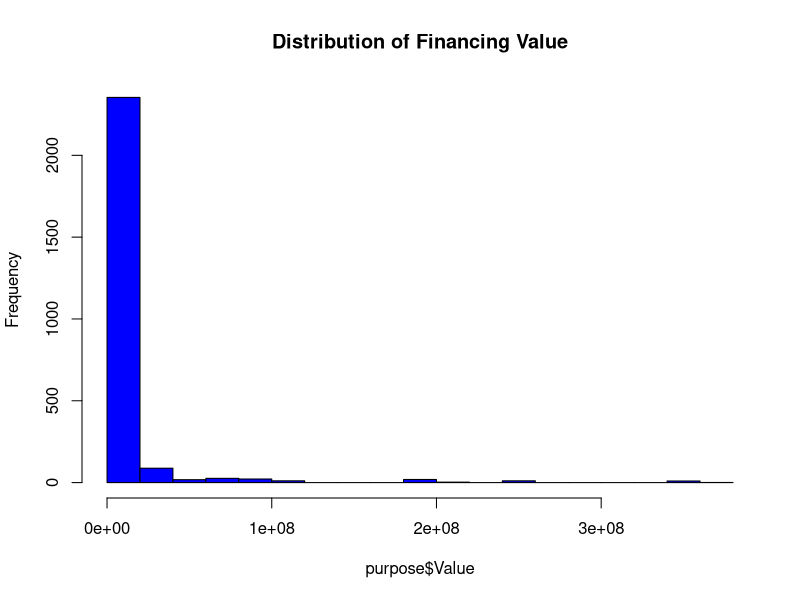

Here is the R script that generated this plot:
## ---- chunk 1
knitr::opts_chunk$set(collapse = TRUE)
library(dplyr)

## ---- chunk 2
purpose= read.csv("LENDING.csv")

head(unique(purpose[c("Purpose")]))


## ---- chunk 3
unique(purpose[c("Region")])

## ---- chunk 4

sum1 = purpose %>% 
  mutate(ints = cut(Value, breaks= c(0,20000,50000,100000,200000), right = F)) %>%
  group_by(ints) %>%
  summarise(n = n())

sum1

## ---- chunk 5

hist(purpose$Value,col="blue",main="Distribution of Financing Value")


